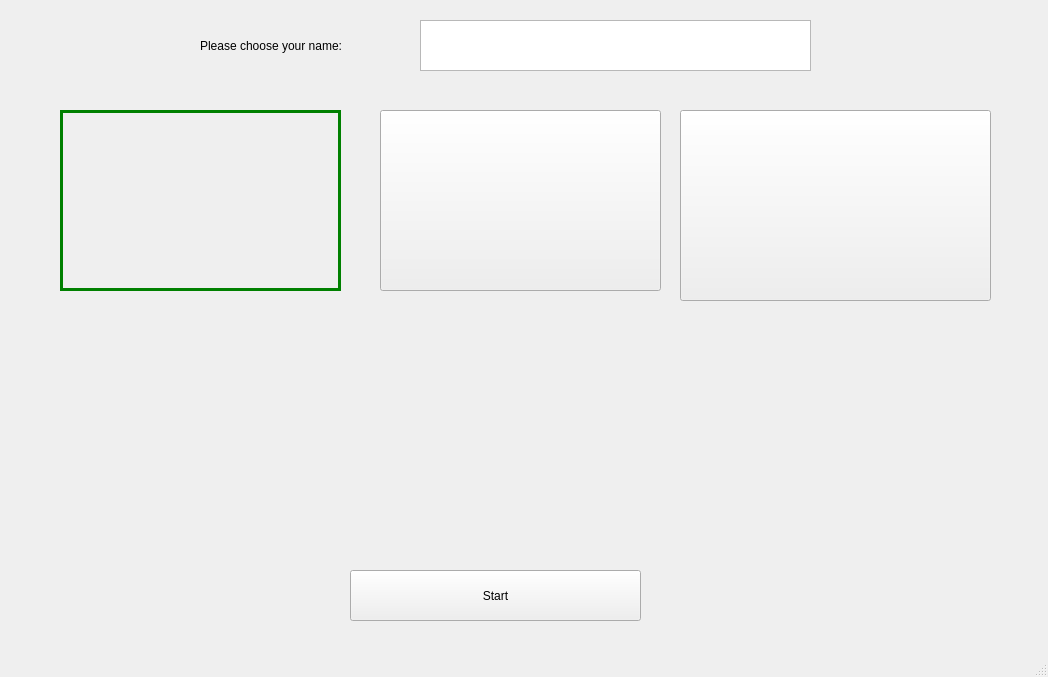
<?xml version="1.0" encoding="UTF-8"?>
<ui version="4.0">
 <class>LoginPage</class>
 <widget class="QMainWindow" name="LoginPage">
  <property name="geometry">
   <rect>
    <x>0</x>
    <y>0</y>
    <width>1048</width>
    <height>677</height>
   </rect>
  </property>
  <property name="windowTitle">
   <string>LoginPage</string>
  </property>
  <widget class="QWidget" name="centralwidget">
   <widget class="QTextEdit" name="textEdit">
    <property name="geometry">
     <rect>
      <x>420</x>
      <y>20</y>
      <width>391</width>
      <height>51</height>
     </rect>
    </property>
    <property name="whatsThis">
     <string>&lt;html&gt;&lt;head/&gt;&lt;body&gt;&lt;p&gt;&lt;br/&gt;&lt;/p&gt;&lt;/body&gt;&lt;/html&gt;</string>
    </property>
    <property name="styleSheet">
     <string notr="true">
font: 75 20pt &quot;DejaVu Sans&quot;;</string>
    </property>
   </widget>
   <widget class="QLabel" name="label">
    <property name="geometry">
     <rect>
      <x>200</x>
      <y>20</y>
      <width>221</width>
      <height>51</height>
     </rect>
    </property>
    <property name="text">
     <string>Please choose your name:</string>
    </property>
   </widget>
   <widget class="QPushButton" name="lightPistol">
    <property name="geometry">
     <rect>
      <x>60</x>
      <y>110</y>
      <width>281</width>
      <height>181</height>
     </rect>
    </property>
    <property name="styleSheet">
     <string notr="true">
background-image: url(:/img/glock_17.png) 0 0 0 0 center;
border: 3px solid green;
selection-color: rgb(0, 0, 255);</string>
    </property>
    <property name="text">
     <string/>
    </property>
   </widget>
   <widget class="QPushButton" name="mediumPistol">
    <property name="geometry">
     <rect>
      <x>380</x>
      <y>110</y>
      <width>281</width>
      <height>181</height>
     </rect>
    </property>
    <property name="styleSheet">
     <string notr="true">border-image: url(:/img/M1911.png);</string>
    </property>
    <property name="text">
     <string/>
    </property>
   </widget>
   <widget class="QPushButton" name="heavyPistol">
    <property name="geometry">
     <rect>
      <x>680</x>
      <y>110</y>
      <width>311</width>
      <height>191</height>
     </rect>
    </property>
    <property name="styleSheet">
     <string notr="true">border-image: url(:/img/desert_eagle.png);</string>
    </property>
    <property name="text">
     <string/>
    </property>
   </widget>
   <widget class="QPushButton" name="pushButton_4">
    <property name="geometry">
     <rect>
      <x>350</x>
      <y>570</y>
      <width>291</width>
      <height>51</height>
     </rect>
    </property>
    <property name="text">
     <string>Start</string>
    </property>
   </widget>
  </widget>
  <widget class="QMenuBar" name="menubar">
   <property name="geometry">
    <rect>
     <x>0</x>
     <y>0</y>
     <width>1048</width>
     <height>24</height>
    </rect>
   </property>
  </widget>
  <widget class="QStatusBar" name="statusbar"/>
 </widget>
 <resources/>
 <connections/>
</ui>
